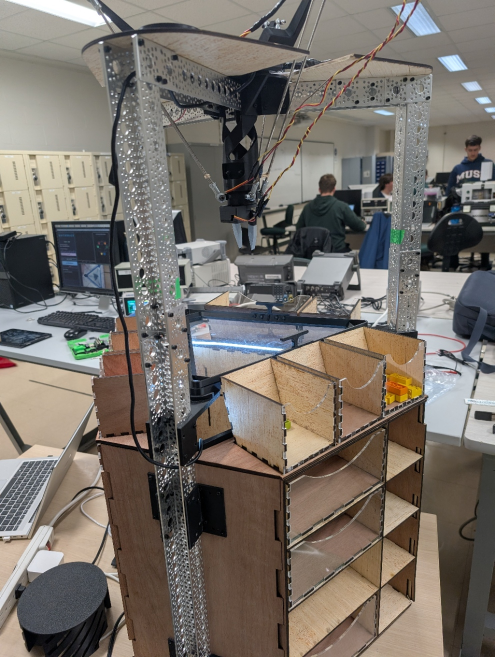
#> input picture Images/Photo_Robot.jpg, 989 x 1314 px, given in place of -raw,format=BGR ! appsink drop=true max-buffers=1 sync=false, which was not available (shown at 1/2 size)
$ python bloc_detection.py
#> lines starting #> are read from the running program, lines starting #| are printed output that depends on the picture; after the words box and inside, x2 and y2 are one past the last pixel; in counts of white or black regions, pixels touching at a corner belong together; pictures that were not available may be replaced by others from this repository, and a replacement may not be noted
#!/usr/bin/env python3
# -*- coding: utf-8 -*-
"""
python_live_square_detect.py
Affichage live d'un flux GStreamer à 5 FPS en carré + détection stricte de blocs colorés (vue de dessous).
- Seules les régions de couleur uniforme ET rectangulaires sont retenues
- Couleur (par HSV), position (x, y) en pixels du frame source, angle (° CCW)
- Superposition adaptée à l'affichage carré (letterbox/crop)

Exécution (dans ton venv):
    source ~/venvs/cam_311/bin/activate
    python python_live_square_detect.py

Dépendances:
    pip install opencv-python numpy
"""

import os
import time
import signal
from pathlib import Path
from typing import Tuple, Dict, List
import json

import cv2
import numpy as np

# ---------- Réglages ----------
WINDOW_SIZE = 900          # taille de la fenêtre carrée
FPS = 5                    # 5 Hz
SQUARE_MODE = "letterbox"  # "letterbox" (FOV max) ou "crop" (zoom centre)
SHOW_VIS = True            # affichage des contours / boxes

# Pipeline 1 : FOV maximal (plein capteur 16:9) -> downscale pour OpenCV
pipeline = (
    'libcamerasrc af-mode=manual lens-position=3.4 ! '
    'video/x-raw,format=NV12,width=4608,height=2592,framerate=5/1 ! '
    'videoscale ! video/x-raw,width=1920,height=1080 ! '
    'queue max-size-buffers=1 leaky=downstream ! '
    'videoconvert ! video/x-raw,format=BGR ! '
    'appsink drop=true max-buffers=1 sync=false'
)

# Calibration positions
_THIS_DIR = Path(__file__).resolve().parent
H_PATH = _THIS_DIR.parent / "calibration" / "homography_plane.npz"

def load_homography(path=H_PATH):
    path = Path(path)
    if not path.exists():
        return None
    data = np.load(str(path), allow_pickle=True)
    H = data["H"]
    imgW = int(data["imgW"])
    imgH = int(data["imgH"])
    cam_center_world = data["cam_center_world"]  # shape (2,)
    return H, imgW, imgH, cam_center_world

# [9 lines left out: function pix_to_world_cm, not called in this run]

# ---------- Chargement des paramètres couleur (HSV) ----------

_THIS_DIR = Path(__file__).resolve().parent
HSV_JSON_PATH = _THIS_DIR / "hsv_ranges.json"

if not HSV_JSON_PATH.exists():
    raise FileNotFoundError(f"ERREUR CRITIQUE : Le fichier de calibration '{HSV_JSON_PATH}' est introuvable. "
                            "Génère-le d'abord avec calibrate_hsv_ranges.py")

def load_color_ranges(json_path: Path):
    with open(json_path, 'r', encoding='utf-8') as f:
#> (reads VisionNumerique/HSV/hsv_ranges.json from the repository)
        data = json.load(f)

    ranges_out = {}
    for color_name, info in data.get("colors", {}).items():
        color_list = []
        for r in info.get("ranges", []):
            # Conversion des listes JSON [H, S, V] en tableaux numpy pour OpenCV
            lo = np.array(r[0], dtype=np.uint8)
            hi = np.array(r[1], dtype=np.uint8)
            color_list.append((lo, hi))
        ranges_out[color_name] = color_list
    return ranges_out

# Chargement effectif
COLOR_RANGES = load_color_ranges(HSV_JSON_PATH)
print(f"Calibration chargée avec succès : {list(COLOR_RANGES.keys())}")


# Filtres de taille / forme (relaxés)
MIN_AREA_PX = 3600            # ↓ de 1200 -> 800
COLOR_STD_THRESH = 15.0      # ↑ de 6.0 -> 10.0 (plus tolérant)
DOMINANT_FRAC_THRESH = 0.80  # ↓ de 0.65 -> 0.55
RECT_ANGLE_TOL_DEG = 5.0    # ↑ de 15.0 -> 22.5
RECT_AREA_RATIO_MIN = 0.92   # ↓ de 0.86 -> 0.80

# Optionnel: contrainte de ratio L/H (désactivée par défaut)
ASPECT_RATIO_RANGE = None    # ex: (0.7, 4.0) pour types de briques

# ---------- Fonctions utilitaires d'affichage carré ----------
def to_square_letterbox(bgr: np.ndarray, size: int) -> Tuple[np.ndarray, float, int, int]:
    """Retourne (img_carrée, scale, x0, y0)."""
    h, w = bgr.shape[:2]
    scale = min(size / w, size / h)
    nw, nh = max(1, int(w * scale)), max(1, int(h * scale))
    resized = cv2.resize(bgr, (nw, nh), interpolation=cv2.INTER_AREA)
    canvas = np.zeros((size, size, 3), dtype=np.uint8)
    x0, y0 = (size - nw) // 2, (size - nh) // 2
    canvas[y0:y0 + nh, x0:x0 + nw] = resized
    return canvas, scale, x0, y0

# [8 lines left out: function to_square_crop, not called in this run]

def draw_hud(square_img,
             min_area_px,
             color_std_thresh,
             dom_frac_thresh,
             rect_ang_tol,
             rect_area_ratio_min,
             aspect_ratio_range):
    hud_lines = [
        f"min_area={min_area_px}px",
        f"std_ab<={color_std_thresh:.1f}",
        f"dom_frac>={dom_frac_thresh:.2f}",
        f"ang_tol={rect_ang_tol:.1f}°",
        f"area_ratio>={rect_area_ratio_min:.2f}",
        f"aspect={'OFF' if aspect_ratio_range is None else f'{aspect_ratio_range[0]:.2f}-{aspect_ratio_range[1]:.2f}'}",
    ]
    x, y = 10, 54  # under the existing top line
    for i, line in enumerate(hud_lines):
        yy = y + i * 20
        cv2.putText(square_img, line, (x, yy),
                    cv2.FONT_HERSHEY_SIMPLEX, 0.55, (255, 255, 255), 2, cv2.LINE_AA)
        cv2.putText(square_img, line, (x, yy),
                    cv2.FONT_HERSHEY_SIMPLEX, 0.55, (0, 0, 0), 1, cv2.LINE_AA)

def map_point_to_square_letterbox(pt, scale, x0, y0):
    x, y = pt
    return int(x * scale + x0), int(y * scale + y0)

# [30 lines left out: functions map_point_to_square_crop, map_poly_to_square, angle_via_pca, _angle_between, not called in this run]

def _is_rectangle_approx(cnt: np.ndarray,
                         angle_tol_deg: float = 20.0,
                         area_ratio_min: float = 0.80) -> bool:
    """
    Vérifie si le contour est proche d'un rectangle en utilisant le CONVEX HULL:
      - on prend le convex hull du contour
      - approx 4 sommets sur le hull
      - angles ~ 90° (tolérance)
      - area(approx) / area(minAreaRect(approx)) élevé
    """
    if len(cnt) < 4:
        return False

    hull = cv2.convexHull(cnt)
    if len(hull) < 4:
        return False

    peri = cv2.arcLength(hull, True)
    approx = cv2.approxPolyDP(hull, 0.03 * peri, True)
    if len(approx) != 4:
        return False

    if not cv2.isContourConvex(approx):
        return False

    # Angles proches de 90°
    pts = approx.reshape(-1, 2).astype(np.float32)
    for i in range(4):
        p0 = pts[i]
        p1 = pts[(i + 1) % 4]
        p2 = pts[(i + 2) % 4]
        v1 = p0 - p1
        v2 = p2 - p1
        v1 /= (np.linalg.norm(v1) + 1e-8)
        v2 /= (np.linalg.norm(v2) + 1e-8)
        ang = np.degrees(np.arccos(np.clip(np.dot(v1, v2), -1.0, 1.0)))
        if abs(ang - 90.0) > angle_tol_deg:
            return False

    # Ratio d'aire basé sur l'approximation (plus stable)
    rect = cv2.minAreaRect(approx)
    rect_area = max(rect[1][0] * rect[1][1], 1e-6)
    approx_area = cv2.contourArea(approx)
    if approx_area / rect_area < area_ratio_min:
        return False

    return True

# [47 lines left out: functions _region_uniformity_lab, _dominant_color_fraction_hsv, not called in this run]

# ---------- Détection stricte : uniforme + rectangulaire ----------
def detect_colored_blocks(bgr: np.ndarray,
                          color_ranges: Dict[str, List[Tuple[np.ndarray, np.ndarray]]],
                          min_area_px: int = MIN_AREA_PX,
                          color_std_thresh: float = COLOR_STD_THRESH,
                          dominant_frac_thresh: float = DOMINANT_FRAC_THRESH,
                          rect_angle_tol_deg: float = RECT_ANGLE_TOL_DEG,
                          rect_area_ratio_min: float = RECT_AREA_RATIO_MIN,
                          aspect_ratio_range=None) -> List[dict]:
    """
    Détecteur strict:
      - Préfiltre couleur HSV
      - Pour chaque contour:
          * area >= min_area_px
          * convexe & approx 4 sommets & angles ~90° (tolérance rect_angle_tol_deg)
          * area(contour)/area(minAreaRect) >= rect_area_ratio_min
          * uniformité LAB: std_ab <= color_std_thresh
          * fraction dominante HSV >= dominant_frac_thresh
          * (optionnel) ratio L/H dans aspect_ratio_range
      - Retour: liste de dicts (color, center, angle_deg, box, area, contour, ...).
    """
    out = []

    blurred = cv2.GaussianBlur(bgr, (5, 5), 0)
    hsv = cv2.cvtColor(blurred, cv2.COLOR_BGR2HSV)
    h, w = bgr.shape[:2]

    kernel = np.ones((5, 5), np.uint8)
    kernel_open = np.ones((3, 3), np.uint8)

    for color_name, ranges in COLOR_RANGES.items():
        # Création d'un masque vide
        mask = np.zeros((h, w), dtype=np.uint8)

        # On combine toutes les plages définies pour cette couleur (ex: les 2 plages du rouge)
        for (lower, upper) in ranges:
            term_mask = cv2.inRange(hsv, lower, upper)
            mask = cv2.bitwise_or(mask, term_mask)

        # Appliquer le reste des filtres (morphologie) sur le masque combiné
        mask = cv2.morphologyEx(mask, cv2.MORPH_OPEN, kernel_open)
        mask = cv2.morphologyEx(mask, cv2.MORPH_CLOSE, kernel, iterations=2)

        cnts, _ = cv2.findContours(mask, cv2.RETR_EXTERNAL, cv2.CHAIN_APPROX_SIMPLE)
        for c in cnts:
            area = cv2.contourArea(c)
            if area < min_area_px:
                continue

            # Géométrie rectangulaire stricte
            if not _is_rectangle_approx(c,
                                        angle_tol_deg=rect_angle_tol_deg,
                                        area_ratio_min=rect_area_ratio_min):
                continue

            # Aspect ratio optionnel
            if aspect_ratio_range is not None:
                rect = cv2.minAreaRect(c)
                (rw, rh) = rect[1]
                if rw == 0 or rh == 0:
                    continue
                ratio = max(rw, rh) / max(1e-6, min(rw, rh))
                rmin, rmax = aspect_ratio_range
                if not (rmin <= ratio <= rmax):
                    continue

            # Uniformité de couleur (LAB)
            color_std_ab, coverage = _region_uniformity_lab(bgr, c)
            if color_std_ab > color_std_thresh:
                continue

            # Adhérence à la couleur cible
            frac = _dominant_color_fraction_hsv(bgr, c, ranges)
            if frac < dominant_frac_thresh:
                continue

            # OK -> propriétés
            rect = cv2.minAreaRect(c)  # ((cx,cy),(w,h),angle)
            (cx, cy), (rw, rh), _ = rect
            box = cv2.boxPoints(rect)
            angle = angle_via_pca(c)

            out.append({
                "color": color_name,
                "center": (float(cx), float(cy)),
                "angle_deg": float(angle),
                "box": box,
                "area": float(area),
                "contour": c,
                # debug facultatif
                "uniform_std_ab": float(color_std_ab),
                "dominant_frac": float(frac),
                "coverage": float(coverage),
            })

    return out

# ---------- IO caméra ----------
def open_cap():
    return cv2.VideoCapture(pipeline, cv2.CAP_GSTREAMER)

# ---------- Main (inchangé pour l'exécution) ----------
def main():
    global SQUARE_MODE, SHOW_VIS
    global MIN_AREA_PX, COLOR_STD_THRESH, DOMINANT_FRAC_THRESH
    global RECT_ANGLE_TOL_DEG, RECT_AREA_RATIO_MIN, ASPECT_RATIO_RANGE


    # gestion Ctrl+C propre
    stop_flag = {"stop": False}
    def _sigint(_sig, _frm):
        stop_flag["stop"] = True
    signal.signal(signal.SIGINT, _sigint)

    cap = open_cap()
    if not cap.isOpened():
        raise SystemExit("Erreur : impossible d'ouvrir la caméra via GStreamer.")

    loaded = load_homography(H_PATH)
#> (reads homography_plane.npz from the repository)
    if loaded is None:
        raise SystemExit(
            "Homography absente. Lance d'abord: python3 calibrate_homography.py"
        )

    H_cm, IMGW, IMGH, CAM_CENTER_WORLD = loaded
    CAM_CENTER_WORLD = CAM_CENTER_WORLD.reshape(2)
    print("Homography loaded. Camera-center world offset:", CAM_CENTER_WORLD)

    win = "LIVE carre (detect strict)"
    cv2.namedWindow(win, cv2.WINDOW_NORMAL)
    cv2.resizeWindow(win, WINDOW_SIZE, WINDOW_SIZE)
    print("Commandes : q = quitter | c = letterbox/crop | v = toggle overlay")

    last = time.time()
    frames = 0
    fps_est = 0.0

    target_dt = 1.0 / float(FPS)

    while not stop_flag["stop"]:
        t0 = time.time()

        ok, frame = cap.read()
#> frame is the input picture: shape (1314, 989, 3); mean B, G, R 104.2, 111.5, 118.4
        if not ok or frame is None:
            # reconnexion simple si la caméra "rame"
            cap.release()
            time.sleep(0.1)
            cap = open_cap()
            continue

        h, w = frame.shape[:2]
#> h = 1314; w = 989

        # --- Détection sur le frame source (w x h) ---
        detections = detect_colored_blocks(
            frame,
            COLOR_RANGES,
            min_area_px=MIN_AREA_PX,
            color_std_thresh=COLOR_STD_THRESH,
            dominant_frac_thresh=DOMINANT_FRAC_THRESH,
            rect_angle_tol_deg=RECT_ANGLE_TOL_DEG,
            rect_area_ratio_min=RECT_AREA_RATIO_MIN,
            aspect_ratio_range=ASPECT_RATIO_RANGE
        )
#> in detect_colored_blocks, `hsv = cv2.cvtColor(blurred, cv2.COLOR_BGR2HSV)`: hsv: shape (1314, 989, 3); mean H, S, V 45.3, 49.8, 122.3
#> after the loop in detect_colored_blocks, `for color_name, ranges in COLOR_RANGES.items():`:
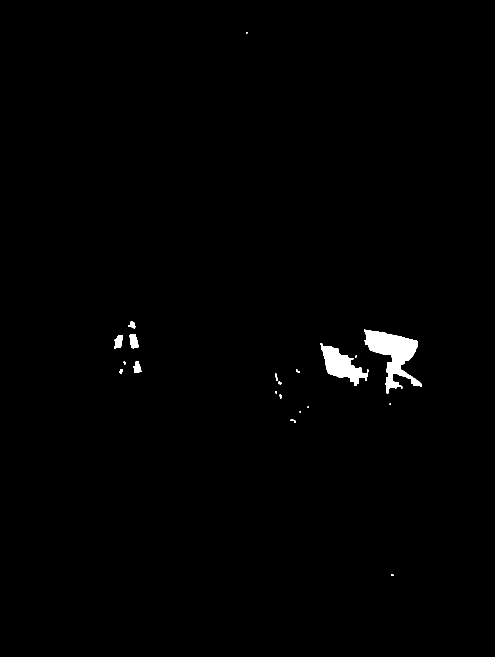
#> mask: shape (1314, 989) (shown at 1/2 size); 0.85% white; 20 white regions (7 under 20 px), largest, box (x1, y1, x2, y2) and area: (728, 659, 844, 787) 6082, (640, 686, 737, 772) 3494, (259, 668, 277, 697) 395
#> after the loop in detect_colored_blocks, `for color_name, ranges in COLOR_RANGES.items():`: out = []
#> detections = []

        # --- Image carrée + paramètres de mapping ---
        if SQUARE_MODE == "letterbox":
            square, scale, x0, y0 = to_square_letterbox(frame, WINDOW_SIZE)
#> in to_square_letterbox, `resized = cv2.resize(bgr, (nw, nh), interpolation=cv2.INTER_AREA)`:
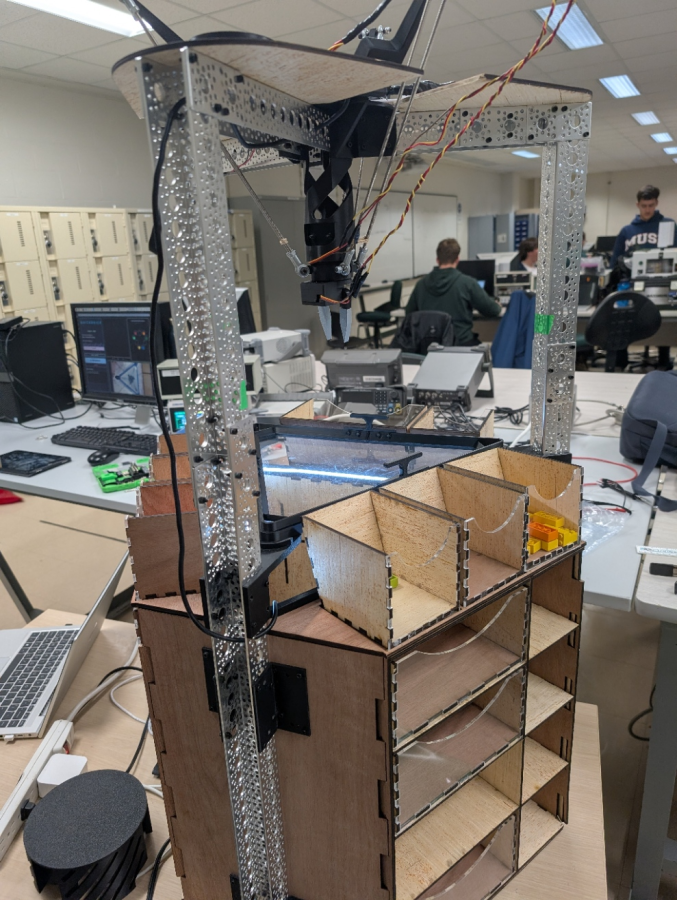
#> resized: shape (900, 677, 3); mean B, G, R 104.2, 111.5, 118.4
#> in to_square_letterbox, `canvas[y0:y0 + nh, x0:x0 + nw] = resized`:
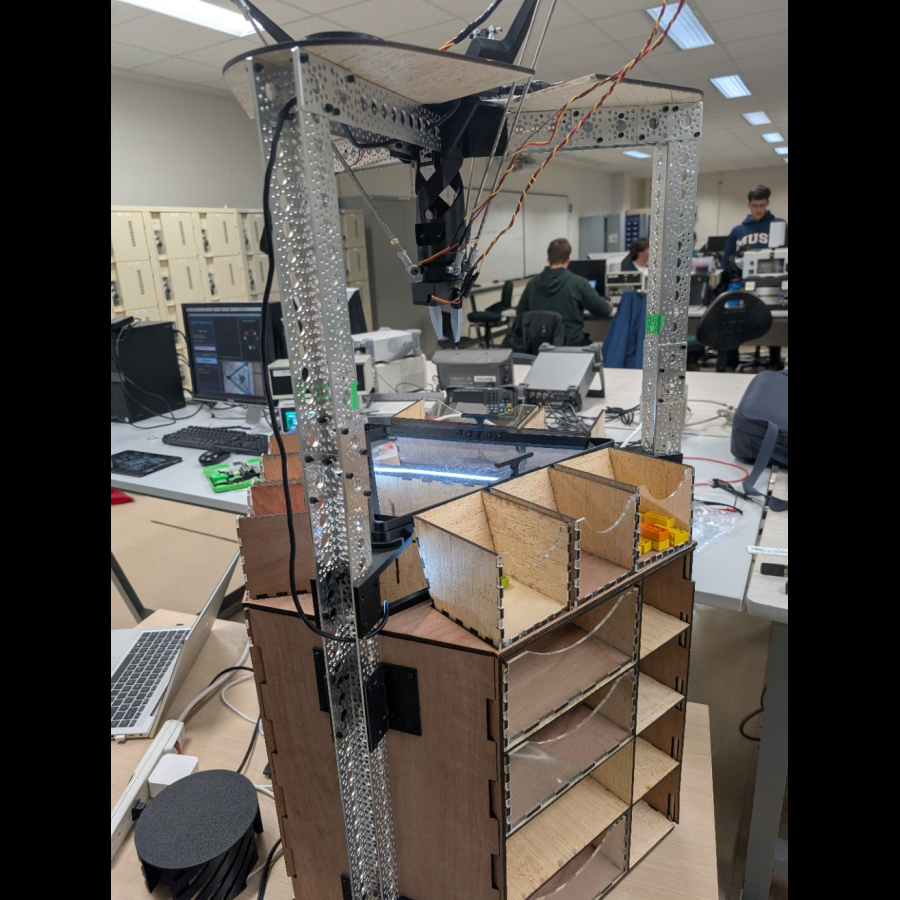
#> canvas: shape (900, 900, 3); mean B, G, R 78.4, 83.9, 89.1
#> scale = 0.685; x0 = 111; y0 = 0
            mode_text = "LETTERBOX (FOV max)"
            mode_params = (scale, x0, y0)
#> mode_params = (0.685, 111, 0)
        else:
            square, side, x_off, y_off = to_square_crop(frame, WINDOW_SIZE)
            mode_text = "CROP (centre)"
            mode_params = (WINDOW_SIZE, side, x_off, y_off)

        # --- Overlay ---
        if SHOW_VIS:
            for det in detections:
                cx, cy = det["center"]
                box = det["box"]
                ang = det["angle_deg"]
                col = det["color"]

                # mapping des points dans l'image carrée
                if SQUARE_MODE == "letterbox":
                    px, py = map_point_to_square_letterbox((cx, cy), *mode_params)
                    box_disp = map_poly_to_square(box, mode_params, "letterbox")
                else:
                    px, py = map_point_to_square_crop((cx, cy), *mode_params)
                    box_disp = map_poly_to_square(box, mode_params, "crop")

                # couleur d'affichage par nom
                color_bgr = {
                    "red": (0, 0, 255),
                    "green": (0, 255, 0),
                    "blue": (255, 0, 0),
                    "yellow": (0, 255, 255),
                    "orange": (0, 165, 255),
                    "purple": (255, 0, 255),
                    "white": (220, 220, 220),
                }.get(col, (255, 255, 255))

                # --- NEW: Pixel -> World (cm) ---
                xy_world = pix_to_world_cm((cx, cy), H_cm)
                if xy_world is None:
                    Xcm, Ycm = float('nan'), float('nan')
                else:
                    Xcm = xy_world[0] - CAM_CENTER_WORLD[0]
                    Ycm = xy_world[1] - CAM_CENTER_WORLD[1]

                # Draw the box + point
                cv2.drawContours(square, [box_disp], 0, color_bgr, 2)
                cv2.circle(square, (px, py), 5, color_bgr, -1)

                # Label in centimeters
                label = f"{col} | X={Xcm:+.1f}cm Y={Ycm:+.1f}cm | {ang:+.1f}°"
                cv2.putText(square, label, (px + 8, py - 8),
                            cv2.FONT_HERSHEY_SIMPLEX, 0.55, color_bgr, 2, cv2.LINE_AA)
#> this loop made 0 passes

        # FPS estimé
        frames += 1
        now = time.time()
        if now - last >= 1.0:
            fps_est = frames / (now - last)
            frames = 0
            last = now

        txt = f"{mode_text} | src {w}x{h} | ~{fps_est:.1f} fps | {len(detections)} bloc(s)"
        cv2.putText(square, txt, (10, 28),
                    cv2.FONT_HERSHEY_SIMPLEX, 0.6, (0, 255, 0), 2, cv2.LINE_AA)
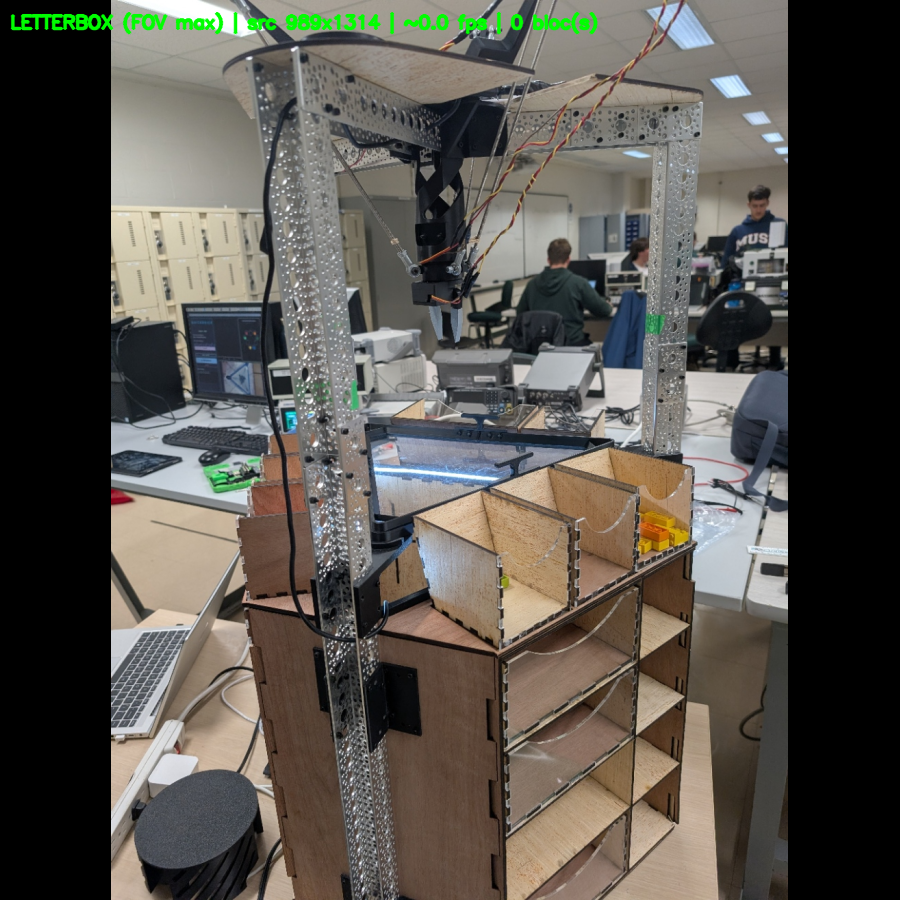
#> square: shape (900, 900, 3); 0.81% of pixels changed, all inside (x1, y1, x2, y2) = (10, 11, 599, 35)

        # Draw tuning HUD
        draw_hud(square,
                MIN_AREA_PX,
                COLOR_STD_THRESH,
                DOMINANT_FRAC_THRESH,
                RECT_ANGLE_TOL_DEG,
                RECT_AREA_RATIO_MIN,
                ASPECT_RATIO_RANGE)

        cv2.imshow(win, square)
        key = cv2.waitKey(1) & 0xFF
#> (key q is pressed here)

        if key == ord('q'):
            break
        elif key == ord('c'):
            SQUARE_MODE = "crop" if SQUARE_MODE == "letterbox" else "letterbox"
        elif key == ord('v'):
            SHOW_VIS = not SHOW_VIS

        # --- Live tuning ---
        elif key == ord('1'):  # MIN_AREA_PX +
            MIN_AREA_PX = int(min(20000, MIN_AREA_PX + 200))
        elif key == ord('!'):  # MIN_AREA_PX -
            MIN_AREA_PX = int(max(0, MIN_AREA_PX - 200))

        elif key == ord('2'):  # COLOR_STD_THRESH +
            COLOR_STD_THRESH = float(min(50.0, COLOR_STD_THRESH + 1.0))
        elif key == ord('"'):  # COLOR_STD_THRESH -
            COLOR_STD_THRESH = float(max(0.5, COLOR_STD_THRESH - 1.0))

        elif key == ord('3'):  # DOMINANT_FRAC_THRESH +
            DOMINANT_FRAC_THRESH = float(min(0.98, DOMINANT_FRAC_THRESH + 0.05))
        elif key == ord('#'):  # DOMINANT_FRAC_THRESH -
            DOMINANT_FRAC_THRESH = float(max(0.10, DOMINANT_FRAC_THRESH - 0.05))

        elif key == ord('4'):  # RECT_ANGLE_TOL_DEG +
            RECT_ANGLE_TOL_DEG = float(min(45.0, RECT_ANGLE_TOL_DEG + 2.5))
        elif key == ord('$'):  # RECT_ANGLE_TOL_DEG -
            RECT_ANGLE_TOL_DEG = float(max(2.5, RECT_ANGLE_TOL_DEG - 2.5))

        elif key == ord('5'):  # RECT_AREA_RATIO_MIN +
            RECT_AREA_RATIO_MIN = float(min(0.98, RECT_AREA_RATIO_MIN + 0.02))
        elif key == ord('%'):  # RECT_AREA_RATIO_MIN -
            RECT_AREA_RATIO_MIN = float(max(0.50, RECT_AREA_RATIO_MIN - 0.02))

        elif key == ord('6'):  # Toggle aspect ratio constraint
            if ASPECT_RATIO_RANGE is None:
                ASPECT_RATIO_RANGE = (0.70, 4.00)  # example window for LEGO-like rectangles
            else:
                ASPECT_RATIO_RANGE = None

        # timing ~5 Hz
        dt = time.time() - t0
        if dt < target_dt:
            time.sleep(target_dt - dt)

    cap.release()
    cv2.destroyAllWindows()

if __name__ == "__main__":
    os.environ.setdefault("GST_DEBUG", "0")
    try:
        main()
    except KeyboardInterrupt:
        pass
